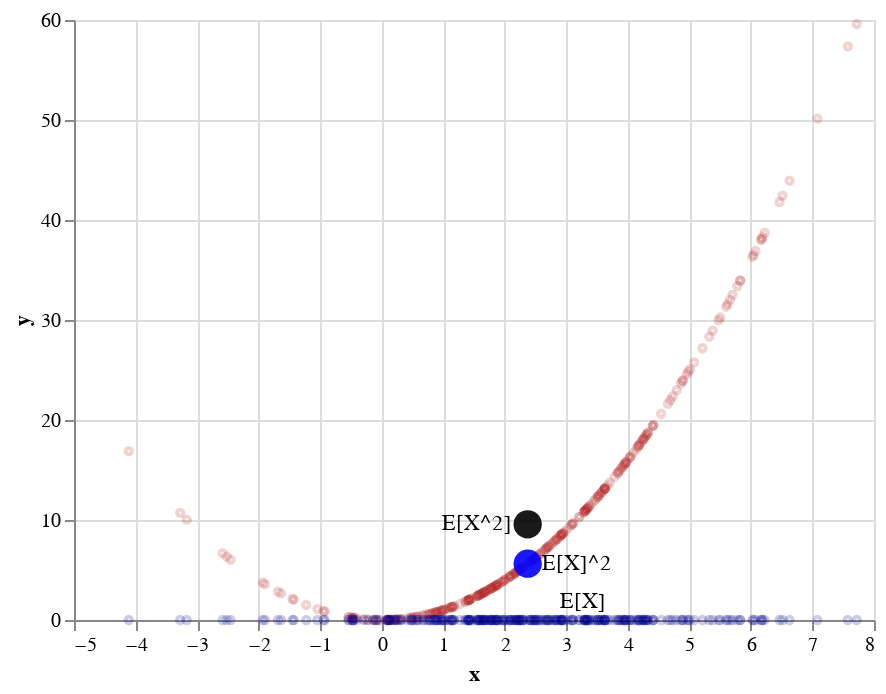

The notebook cell this image was saved under:
### Markdown cell above
If we square the expected value of the Xs we get $\mathbb{E}[X]^2$. We show this as another blue dot.

### Code cell
dt = make_altair_object_labels(X=[np.mean(s)], Y=[np.mean(s)** 2], L=["E[X]^2"])

c7 = alt.Chart(dt).mark_point(opacity=expectation_opacity, size=expectation_size, color="blue", filled=True).encode(
    x='x:Q',  # specify ordinal data
    y='y:Q',  # specify quantitative data
)

text7 = c7.mark_text(
    align='left',
    baseline='middle',
    dx=7
).encode(
    text='label:N'
)
x2_points + expected_x2 + text + text2 + c7 +  text7 + x_points

### Figure 1 — Vega-Lite specification as saved in the notebook (floating-point values rounded to 4 significant figures; data arrays with more than 128 entries replaced by an {"elided": "..."} marker saying what was removed)
{"$schema": "https://vega.github.io/schema/vega-lite/v2.6.0.json", "config": {"view": {"height": 300, "width": 400}}, "layer": [{"data": {"values": {"elided": "300 records"}}, "encoding": {"x": {"field": "x", "type": "quantitative"}, "y": {"field": "y", "type": "quantitative"}}, "mark": {"color": "firebrick", "opacity": 0.2, "size": 10, "type": "point"}}, {"data": {"values": [{"label": "E[X^2]", "x": 2.373, "y": 9.571}]}, "encoding": {"x": {"field": "x", "type": "quantitative"}, "y": {"field": "y", "type": "quantitative"}}, "mark": {"color": "black", "filled": true, "opacity": 0.9, "size": 200, "type": "point"}}, {"data": {"values": [{"label": "E[X^2]", "x": 2.373, "y": 9.571}]}, "encoding": {"text": {"field": "label", "type": "nominal"}, "x": {"field": "x", "type": "quantitative"}, "y": {"field": "y", "type": "quantitative"}}, "mark": {"align": "right", "baseline": "middle", "dx": 7, "type": "text", "xOffset": -15}}, {"data": {"values": [{"label": "E[X]", "x": 2.373, "y": 0}]}, "encoding": {"text": {"field": "label", "type": "nominal"}, "x": {"field": "x", "type": "quantitative"}, "y": {"field": "y", "type": "quantitative"}}, "mark": {"align": "left", "baseline": "bottom", "dx": 16, "type": "text", "yOffset": -4}}, {"data": {"values": [{"label": "E[X]^2", "x": 2.373, "y": 5.63}]}, "encoding": {"x": {"field": "x", "type": "quantitative"}, "y": {"field": "y", "type": "quantitative"}}, "mark": {"color": "blue", "filled": true, "opacity": 0.9, "size": 200, "type": "point"}}, {"data": {"values": [{"label": "E[X]^2", "x": 2.373, "y": 5.63}]}, "encoding": {"text": {"field": "label", "type": "nominal"}, "x": {"field": "x", "type": "quantitative"}, "y": {"field": "y", "type": "quantitative"}}, "mark": {"align": "left", "baseline": "middle", "dx": 7, "type": "text"}}, {"data": {"values": {"elided": "300 records"}}, "encoding": {"x": {"field": "x", "type": "quantitative"}, "y": {"field": "y", "type": "quantitative"}}, "mark": {"color": "darkblue", "opacity": 0.2, "size": 10, "type": "point"}}]}
